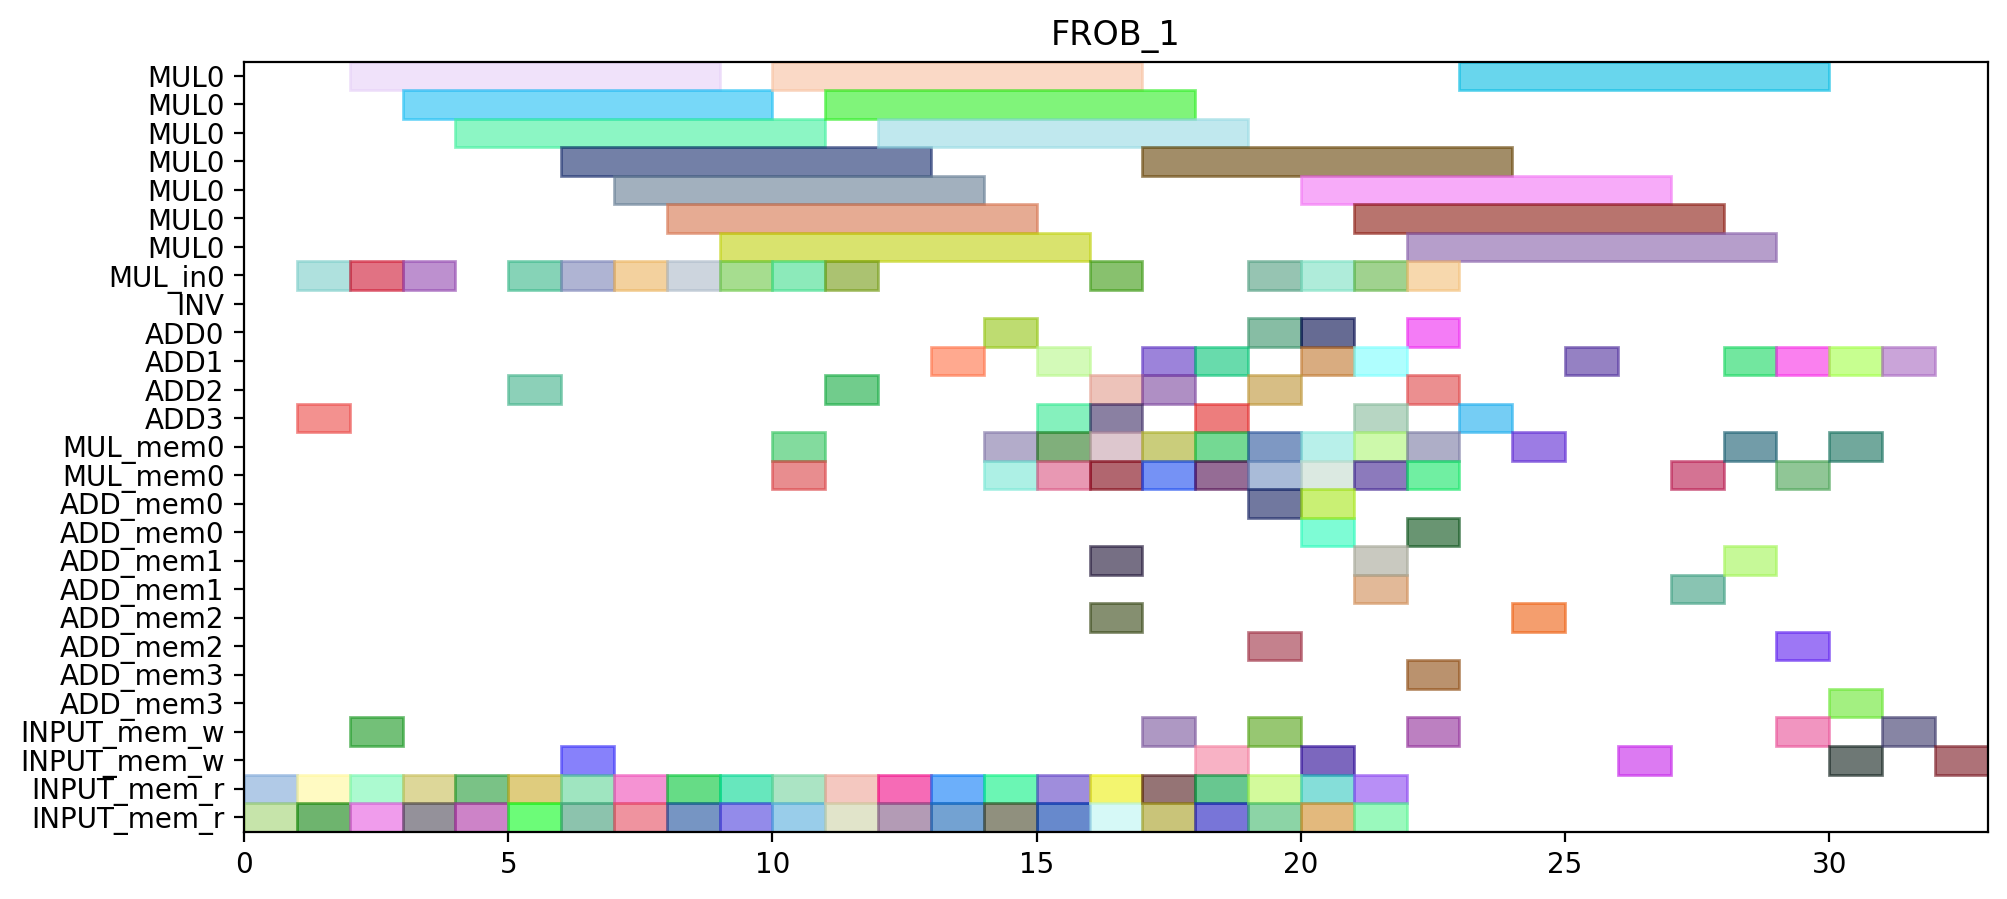

Here is the Python script that generated this plot:
from pyschedule import Scenario, solvers, plotters, alt


def solve():
	horizon = 113
	S = Scenario("FROB_1", horizon=horizon)

	# resource
	MUL = S.Resources('MUL', num=1, size=7)
	MUL_in = S.Resources('MUL_in', num=1)
	INV = S.Resource('INV')
	ADD = S.Resources('ADD', num=4, periods=range(1, horizon))
	MUL_mem = S.Resources('MUL_mem', num=1, size=2)
	ADD_mem = S.Resources('ADD_mem', num=4, size=2)
	INPUT_mem_w = S.Resource('INPUT_mem_w', size=2)
	INPUT_mem_r = S.Resource('INPUT_mem_r', size=2)

	# result of previous scheduling
	c000_mem0 = S.Task('c000_mem0', length=1, delay_cost=1)
	S += c000_mem0 >= 0
	c000_mem0 += INPUT_mem_r

	c000_mem1 = S.Task('c000_mem1', length=1, delay_cost=1)
	S += c000_mem1 >= 0
	c000_mem1 += INPUT_mem_r

	c000 = S.Task('c000', length=1, delay_cost=1)
	S += c000 >= 1
	c000 += ADD[3]

	c10_t0_in = S.Task('c10_t0_in', length=1, delay_cost=1)
	S += c10_t0_in >= 1
	c10_t0_in += MUL_in[0]

	c10_t0_mem0 = S.Task('c10_t0_mem0', length=1, delay_cost=1)
	S += c10_t0_mem0 >= 1
	c10_t0_mem0 += INPUT_mem_r

	c10_t0_mem1 = S.Task('c10_t0_mem1', length=1, delay_cost=1)
	S += c10_t0_mem1 >= 1
	c10_t0_mem1 += INPUT_mem_r

	c000_w = S.Task('c000_w', length=1, delay_cost=1)
	S += c000_w >= 2
	c000_w += INPUT_mem_w

	c10_t0 = S.Task('c10_t0', length=7, delay_cost=1)
	S += c10_t0 >= 2
	c10_t0 += MUL[0]

	c11_t0_in = S.Task('c11_t0_in', length=1, delay_cost=1)
	S += c11_t0_in >= 2
	c11_t0_in += MUL_in[0]

	c11_t0_mem0 = S.Task('c11_t0_mem0', length=1, delay_cost=1)
	S += c11_t0_mem0 >= 2
	c11_t0_mem0 += INPUT_mem_r

	c11_t0_mem1 = S.Task('c11_t0_mem1', length=1, delay_cost=1)
	S += c11_t0_mem1 >= 2
	c11_t0_mem1 += INPUT_mem_r

	c11_t0 = S.Task('c11_t0', length=7, delay_cost=1)
	S += c11_t0 >= 3
	c11_t0 += MUL[0]

	c11_t1_in = S.Task('c11_t1_in', length=1, delay_cost=1)
	S += c11_t1_in >= 3
	c11_t1_in += MUL_in[0]

	c11_t1_mem0 = S.Task('c11_t1_mem0', length=1, delay_cost=1)
	S += c11_t1_mem0 >= 3
	c11_t1_mem0 += INPUT_mem_r

	c11_t1_mem1 = S.Task('c11_t1_mem1', length=1, delay_cost=1)
	S += c11_t1_mem1 >= 3
	c11_t1_mem1 += INPUT_mem_r

	c001_mem0 = S.Task('c001_mem0', length=1, delay_cost=1)
	S += c001_mem0 >= 4
	c001_mem0 += INPUT_mem_r

	c001_mem1 = S.Task('c001_mem1', length=1, delay_cost=1)
	S += c001_mem1 >= 4
	c001_mem1 += INPUT_mem_r

	c11_t1 = S.Task('c11_t1', length=7, delay_cost=1)
	S += c11_t1 >= 4
	c11_t1 += MUL[0]

	c001 = S.Task('c001', length=1, delay_cost=1)
	S += c001 >= 5
	c001 += ADD[2]

	c20_t0_in = S.Task('c20_t0_in', length=1, delay_cost=1)
	S += c20_t0_in >= 5
	c20_t0_in += MUL_in[0]

	c20_t0_mem0 = S.Task('c20_t0_mem0', length=1, delay_cost=1)
	S += c20_t0_mem0 >= 5
	c20_t0_mem0 += INPUT_mem_r

	c20_t0_mem1 = S.Task('c20_t0_mem1', length=1, delay_cost=1)
	S += c20_t0_mem1 >= 5
	c20_t0_mem1 += INPUT_mem_r

	c001_w = S.Task('c001_w', length=1, delay_cost=1)
	S += c001_w >= 6
	c001_w += INPUT_mem_w

	c20_t0 = S.Task('c20_t0', length=7, delay_cost=1)
	S += c20_t0 >= 6
	c20_t0 += MUL[0]

	c21_t0_in = S.Task('c21_t0_in', length=1, delay_cost=1)
	S += c21_t0_in >= 6
	c21_t0_in += MUL_in[0]

	c21_t0_mem0 = S.Task('c21_t0_mem0', length=1, delay_cost=1)
	S += c21_t0_mem0 >= 6
	c21_t0_mem0 += INPUT_mem_r

	c21_t0_mem1 = S.Task('c21_t0_mem1', length=1, delay_cost=1)
	S += c21_t0_mem1 >= 6
	c21_t0_mem1 += INPUT_mem_r

	c21_t0 = S.Task('c21_t0', length=7, delay_cost=1)
	S += c21_t0 >= 7
	c21_t0 += MUL[0]

	c21_t1_in = S.Task('c21_t1_in', length=1, delay_cost=1)
	S += c21_t1_in >= 7
	c21_t1_in += MUL_in[0]

	c21_t1_mem0 = S.Task('c21_t1_mem0', length=1, delay_cost=1)
	S += c21_t1_mem0 >= 7
	c21_t1_mem0 += INPUT_mem_r

	c21_t1_mem1 = S.Task('c21_t1_mem1', length=1, delay_cost=1)
	S += c21_t1_mem1 >= 7
	c21_t1_mem1 += INPUT_mem_r

	c20_t1_in = S.Task('c20_t1_in', length=1, delay_cost=1)
	S += c20_t1_in >= 8
	c20_t1_in += MUL_in[0]

	c20_t1_mem0 = S.Task('c20_t1_mem0', length=1, delay_cost=1)
	S += c20_t1_mem0 >= 8
	c20_t1_mem0 += INPUT_mem_r

	c20_t1_mem1 = S.Task('c20_t1_mem1', length=1, delay_cost=1)
	S += c20_t1_mem1 >= 8
	c20_t1_mem1 += INPUT_mem_r

	c21_t1 = S.Task('c21_t1', length=7, delay_cost=1)
	S += c21_t1 >= 8
	c21_t1 += MUL[0]

	c10_t1_in = S.Task('c10_t1_in', length=1, delay_cost=1)
	S += c10_t1_in >= 9
	c10_t1_in += MUL_in[0]

	c10_t1_mem0 = S.Task('c10_t1_mem0', length=1, delay_cost=1)
	S += c10_t1_mem0 >= 9
	c10_t1_mem0 += INPUT_mem_r

	c10_t1_mem1 = S.Task('c10_t1_mem1', length=1, delay_cost=1)
	S += c10_t1_mem1 >= 9
	c10_t1_mem1 += INPUT_mem_r

	c20_t1 = S.Task('c20_t1', length=7, delay_cost=1)
	S += c20_t1 >= 9
	c20_t1 += MUL[0]

	c01_t1_in = S.Task('c01_t1_in', length=1, delay_cost=1)
	S += c01_t1_in >= 10
	c01_t1_in += MUL_in[0]

	c01_t1_mem0 = S.Task('c01_t1_mem0', length=1, delay_cost=1)
	S += c01_t1_mem0 >= 10
	c01_t1_mem0 += INPUT_mem_r

	c01_t1_mem1 = S.Task('c01_t1_mem1', length=1, delay_cost=1)
	S += c01_t1_mem1 >= 10
	c01_t1_mem1 += INPUT_mem_r

	c10_t1 = S.Task('c10_t1', length=7, delay_cost=1)
	S += c10_t1 >= 10
	c10_t1 += MUL[0]

	c01_t0_in = S.Task('c01_t0_in', length=1, delay_cost=1)
	S += c01_t0_in >= 11
	c01_t0_in += MUL_in[0]

	c01_t0_mem0 = S.Task('c01_t0_mem0', length=1, delay_cost=1)
	S += c01_t0_mem0 >= 11
	c01_t0_mem0 += INPUT_mem_r

	c01_t0_mem1 = S.Task('c01_t0_mem1', length=1, delay_cost=1)
	S += c01_t0_mem1 >= 11
	c01_t0_mem1 += INPUT_mem_r

	c01_t1 = S.Task('c01_t1', length=7, delay_cost=1)
	S += c01_t1 >= 11
	c01_t1 += MUL[0]

	c01_t0 = S.Task('c01_t0', length=7, delay_cost=1)
	S += c01_t0 >= 12
	c01_t0 += MUL[0]

	c20_t3_mem0 = S.Task('c20_t3_mem0', length=1, delay_cost=1)
	S += c20_t3_mem0 >= 12
	c20_t3_mem0 += INPUT_mem_r

	c20_t3_mem1 = S.Task('c20_t3_mem1', length=1, delay_cost=1)
	S += c20_t3_mem1 >= 12
	c20_t3_mem1 += INPUT_mem_r

	c01_t2_mem0 = S.Task('c01_t2_mem0', length=1, delay_cost=1)
	S += c01_t2_mem0 >= 13
	c01_t2_mem0 += INPUT_mem_r

	c01_t2_mem1 = S.Task('c01_t2_mem1', length=1, delay_cost=1)
	S += c01_t2_mem1 >= 13
	c01_t2_mem1 += INPUT_mem_r

	c20_t3 = S.Task('c20_t3', length=1, delay_cost=1)
	S += c20_t3 >= 13
	c20_t3 += ADD[1]

	c01_t2 = S.Task('c01_t2', length=1, delay_cost=1)
	S += c01_t2 >= 14
	c01_t2 += ADD[0]

	c10_t2_mem0 = S.Task('c10_t2_mem0', length=1, delay_cost=1)
	S += c10_t2_mem0 >= 14
	c10_t2_mem0 += INPUT_mem_r

	c10_t2_mem1 = S.Task('c10_t2_mem1', length=1, delay_cost=1)
	S += c10_t2_mem1 >= 14
	c10_t2_mem1 += INPUT_mem_r

	c10_t2 = S.Task('c10_t2', length=1, delay_cost=1)
	S += c10_t2 >= 15
	c10_t2 += ADD[3]

	c20_t2_mem0 = S.Task('c20_t2_mem0', length=1, delay_cost=1)
	S += c20_t2_mem0 >= 15
	c20_t2_mem0 += INPUT_mem_r

	c20_t2_mem1 = S.Task('c20_t2_mem1', length=1, delay_cost=1)
	S += c20_t2_mem1 >= 15
	c20_t2_mem1 += INPUT_mem_r

	c20_t2 = S.Task('c20_t2', length=1, delay_cost=1)
	S += c20_t2 >= 16
	c20_t2 += ADD[2]

	c21_t2_mem0 = S.Task('c21_t2_mem0', length=1, delay_cost=1)
	S += c21_t2_mem0 >= 16
	c21_t2_mem0 += INPUT_mem_r

	c21_t2_mem1 = S.Task('c21_t2_mem1', length=1, delay_cost=1)
	S += c21_t2_mem1 >= 16
	c21_t2_mem1 += INPUT_mem_r

	c11_t3_mem0 = S.Task('c11_t3_mem0', length=1, delay_cost=1)
	S += c11_t3_mem0 >= 17
	c11_t3_mem0 += INPUT_mem_r

	c11_t3_mem1 = S.Task('c11_t3_mem1', length=1, delay_cost=1)
	S += c11_t3_mem1 >= 17
	c11_t3_mem1 += INPUT_mem_r

	c21_t2 = S.Task('c21_t2', length=1, delay_cost=1)
	S += c21_t2 >= 17
	c21_t2 += ADD[2]

	c11_t3 = S.Task('c11_t3', length=1, delay_cost=1)
	S += c11_t3 >= 18
	c11_t3 += ADD[1]

	c21_t3_mem0 = S.Task('c21_t3_mem0', length=1, delay_cost=1)
	S += c21_t3_mem0 >= 18
	c21_t3_mem0 += INPUT_mem_r

	c21_t3_mem1 = S.Task('c21_t3_mem1', length=1, delay_cost=1)
	S += c21_t3_mem1 >= 18
	c21_t3_mem1 += INPUT_mem_r

	c01_t3_mem0 = S.Task('c01_t3_mem0', length=1, delay_cost=1)
	S += c01_t3_mem0 >= 19
	c01_t3_mem0 += INPUT_mem_r

	c01_t3_mem1 = S.Task('c01_t3_mem1', length=1, delay_cost=1)
	S += c01_t3_mem1 >= 19
	c01_t3_mem1 += INPUT_mem_r

	c21_t3 = S.Task('c21_t3', length=1, delay_cost=1)
	S += c21_t3 >= 19
	c21_t3 += ADD[0]

	c01_t3 = S.Task('c01_t3', length=1, delay_cost=1)
	S += c01_t3 >= 20
	c01_t3 += ADD[0]

	c11_t2_mem0 = S.Task('c11_t2_mem0', length=1, delay_cost=1)
	S += c11_t2_mem0 >= 20
	c11_t2_mem0 += INPUT_mem_r

	c11_t2_mem1 = S.Task('c11_t2_mem1', length=1, delay_cost=1)
	S += c11_t2_mem1 >= 20
	c11_t2_mem1 += INPUT_mem_r

	c10_t3_mem0 = S.Task('c10_t3_mem0', length=1, delay_cost=1)
	S += c10_t3_mem0 >= 21
	c10_t3_mem0 += INPUT_mem_r

	c10_t3_mem1 = S.Task('c10_t3_mem1', length=1, delay_cost=1)
	S += c10_t3_mem1 >= 21
	c10_t3_mem1 += INPUT_mem_r

	c11_t2 = S.Task('c11_t2', length=1, delay_cost=1)
	S += c11_t2 >= 21
	c11_t2 += ADD[1]

	c10_t3 = S.Task('c10_t3', length=1, delay_cost=1)
	S += c10_t3 >= 22
	c10_t3 += ADD[0]


	# new tasks
	c10_t4_in = S.Task('c10_t4_in', length=1, delay_cost=1)
	c10_t4_in += alt(MUL_in)
	c10_t4 = S.Task('c10_t4', length=7, delay_cost=1)
	c10_t4 += alt(MUL)
	S += c10_t4>=c10_t4_in

	c10_t4_mem0 = S.Task('c10_t4_mem0', length=1, delay_cost=1)
	c10_t4_mem0 += ADD_mem[3]
	S += 15 < c10_t4_mem0
	S += c10_t4_mem0 <= c10_t4

	c10_t4_mem1 = S.Task('c10_t4_mem1', length=1, delay_cost=1)
	c10_t4_mem1 += ADD_mem[0]
	S += 22 < c10_t4_mem1
	S += c10_t4_mem1 <= c10_t4

	c100 = S.Task('c100', length=1, delay_cost=1)
	c100 += alt(ADD)

	S += 15<c100

	c100_mem0 = S.Task('c100_mem0', length=1, delay_cost=1)
	c100_mem0 += MUL_mem[0]
	S += 8 < c100_mem0
	S += c100_mem0 <= c100

	c100_mem1 = S.Task('c100_mem1', length=1, delay_cost=1)
	c100_mem1 += MUL_mem[0]
	S += 16 < c100_mem1
	S += c100_mem1 <= c100

	c100_w = S.Task('c100_w', length=1, delay_cost=1)
	c100_w += alt(INPUT_mem_w)
	S += c100 <= c100_w

	c10_t5 = S.Task('c10_t5', length=1, delay_cost=1)
	c10_t5 += alt(ADD)

	c10_t5_mem0 = S.Task('c10_t5_mem0', length=1, delay_cost=1)
	c10_t5_mem0 += MUL_mem[0]
	S += 8 < c10_t5_mem0
	S += c10_t5_mem0 <= c10_t5

	c10_t5_mem1 = S.Task('c10_t5_mem1', length=1, delay_cost=1)
	c10_t5_mem1 += MUL_mem[0]
	S += 16 < c10_t5_mem1
	S += c10_t5_mem1 <= c10_t5

	c20_t4_in = S.Task('c20_t4_in', length=1, delay_cost=1)
	c20_t4_in += alt(MUL_in)
	c20_t4 = S.Task('c20_t4', length=7, delay_cost=1)
	c20_t4 += alt(MUL)
	S += c20_t4>=c20_t4_in

	c20_t4_mem0 = S.Task('c20_t4_mem0', length=1, delay_cost=1)
	c20_t4_mem0 += ADD_mem[2]
	S += 16 < c20_t4_mem0
	S += c20_t4_mem0 <= c20_t4

	c20_t4_mem1 = S.Task('c20_t4_mem1', length=1, delay_cost=1)
	c20_t4_mem1 += ADD_mem[1]
	S += 13 < c20_t4_mem1
	S += c20_t4_mem1 <= c20_t4

	c200 = S.Task('c200', length=1, delay_cost=1)
	c200 += alt(ADD)

	S += 16<c200

	c200_mem0 = S.Task('c200_mem0', length=1, delay_cost=1)
	c200_mem0 += MUL_mem[0]
	S += 12 < c200_mem0
	S += c200_mem0 <= c200

	c200_mem1 = S.Task('c200_mem1', length=1, delay_cost=1)
	c200_mem1 += MUL_mem[0]
	S += 15 < c200_mem1
	S += c200_mem1 <= c200

	c200_w = S.Task('c200_w', length=1, delay_cost=1)
	c200_w += alt(INPUT_mem_w)
	S += c200 <= c200_w

	c20_t5 = S.Task('c20_t5', length=1, delay_cost=1)
	c20_t5 += alt(ADD)

	c20_t5_mem0 = S.Task('c20_t5_mem0', length=1, delay_cost=1)
	c20_t5_mem0 += MUL_mem[0]
	S += 12 < c20_t5_mem0
	S += c20_t5_mem0 <= c20_t5

	c20_t5_mem1 = S.Task('c20_t5_mem1', length=1, delay_cost=1)
	c20_t5_mem1 += MUL_mem[0]
	S += 15 < c20_t5_mem1
	S += c20_t5_mem1 <= c20_t5

	c01_t4_in = S.Task('c01_t4_in', length=1, delay_cost=1)
	c01_t4_in += alt(MUL_in)
	c01_t4 = S.Task('c01_t4', length=7, delay_cost=1)
	c01_t4 += alt(MUL)
	S += c01_t4>=c01_t4_in

	c01_t4_mem0 = S.Task('c01_t4_mem0', length=1, delay_cost=1)
	c01_t4_mem0 += ADD_mem[0]
	S += 14 < c01_t4_mem0
	S += c01_t4_mem0 <= c01_t4

	c01_t4_mem1 = S.Task('c01_t4_mem1', length=1, delay_cost=1)
	c01_t4_mem1 += ADD_mem[0]
	S += 20 < c01_t4_mem1
	S += c01_t4_mem1 <= c01_t4

	c010 = S.Task('c010', length=1, delay_cost=1)
	c010 += alt(ADD)

	S += 14<c010

	c010_mem0 = S.Task('c010_mem0', length=1, delay_cost=1)
	c010_mem0 += MUL_mem[0]
	S += 18 < c010_mem0
	S += c010_mem0 <= c010

	c010_mem1 = S.Task('c010_mem1', length=1, delay_cost=1)
	c010_mem1 += MUL_mem[0]
	S += 17 < c010_mem1
	S += c010_mem1 <= c010

	c010_w = S.Task('c010_w', length=1, delay_cost=1)
	c010_w += alt(INPUT_mem_w)
	S += c010 <= c010_w

	c01_t5 = S.Task('c01_t5', length=1, delay_cost=1)
	c01_t5 += alt(ADD)

	c01_t5_mem0 = S.Task('c01_t5_mem0', length=1, delay_cost=1)
	c01_t5_mem0 += MUL_mem[0]
	S += 18 < c01_t5_mem0
	S += c01_t5_mem0 <= c01_t5

	c01_t5_mem1 = S.Task('c01_t5_mem1', length=1, delay_cost=1)
	c01_t5_mem1 += MUL_mem[0]
	S += 17 < c01_t5_mem1
	S += c01_t5_mem1 <= c01_t5

	c11_t4_in = S.Task('c11_t4_in', length=1, delay_cost=1)
	c11_t4_in += alt(MUL_in)
	c11_t4 = S.Task('c11_t4', length=7, delay_cost=1)
	c11_t4 += alt(MUL)
	S += c11_t4>=c11_t4_in

	c11_t4_mem0 = S.Task('c11_t4_mem0', length=1, delay_cost=1)
	c11_t4_mem0 += ADD_mem[1]
	S += 21 < c11_t4_mem0
	S += c11_t4_mem0 <= c11_t4

	c11_t4_mem1 = S.Task('c11_t4_mem1', length=1, delay_cost=1)
	c11_t4_mem1 += ADD_mem[1]
	S += 18 < c11_t4_mem1
	S += c11_t4_mem1 <= c11_t4

	c110 = S.Task('c110', length=1, delay_cost=1)
	c110 += alt(ADD)

	S += 21<c110

	c110_mem0 = S.Task('c110_mem0', length=1, delay_cost=1)
	c110_mem0 += MUL_mem[0]
	S += 9 < c110_mem0
	S += c110_mem0 <= c110

	c110_mem1 = S.Task('c110_mem1', length=1, delay_cost=1)
	c110_mem1 += MUL_mem[0]
	S += 10 < c110_mem1
	S += c110_mem1 <= c110

	c110_w = S.Task('c110_w', length=1, delay_cost=1)
	c110_w += alt(INPUT_mem_w)
	S += c110 <= c110_w

	c11_t5 = S.Task('c11_t5', length=1, delay_cost=1)
	c11_t5 += alt(ADD)

	c11_t5_mem0 = S.Task('c11_t5_mem0', length=1, delay_cost=1)
	c11_t5_mem0 += MUL_mem[0]
	S += 9 < c11_t5_mem0
	S += c11_t5_mem0 <= c11_t5

	c11_t5_mem1 = S.Task('c11_t5_mem1', length=1, delay_cost=1)
	c11_t5_mem1 += MUL_mem[0]
	S += 10 < c11_t5_mem1
	S += c11_t5_mem1 <= c11_t5

	c21_t4_in = S.Task('c21_t4_in', length=1, delay_cost=1)
	c21_t4_in += alt(MUL_in)
	c21_t4 = S.Task('c21_t4', length=7, delay_cost=1)
	c21_t4 += alt(MUL)
	S += c21_t4>=c21_t4_in

	c21_t4_mem0 = S.Task('c21_t4_mem0', length=1, delay_cost=1)
	c21_t4_mem0 += ADD_mem[2]
	S += 17 < c21_t4_mem0
	S += c21_t4_mem0 <= c21_t4

	c21_t4_mem1 = S.Task('c21_t4_mem1', length=1, delay_cost=1)
	c21_t4_mem1 += ADD_mem[0]
	S += 19 < c21_t4_mem1
	S += c21_t4_mem1 <= c21_t4

	c210 = S.Task('c210', length=1, delay_cost=1)
	c210 += alt(ADD)

	S += 17<c210

	c210_mem0 = S.Task('c210_mem0', length=1, delay_cost=1)
	c210_mem0 += MUL_mem[0]
	S += 13 < c210_mem0
	S += c210_mem0 <= c210

	c210_mem1 = S.Task('c210_mem1', length=1, delay_cost=1)
	c210_mem1 += MUL_mem[0]
	S += 14 < c210_mem1
	S += c210_mem1 <= c210

	c210_w = S.Task('c210_w', length=1, delay_cost=1)
	c210_w += alt(INPUT_mem_w)
	S += c210 <= c210_w

	c21_t5 = S.Task('c21_t5', length=1, delay_cost=1)
	c21_t5 += alt(ADD)

	c21_t5_mem0 = S.Task('c21_t5_mem0', length=1, delay_cost=1)
	c21_t5_mem0 += MUL_mem[0]
	S += 13 < c21_t5_mem0
	S += c21_t5_mem0 <= c21_t5

	c21_t5_mem1 = S.Task('c21_t5_mem1', length=1, delay_cost=1)
	c21_t5_mem1 += MUL_mem[0]
	S += 14 < c21_t5_mem1
	S += c21_t5_mem1 <= c21_t5

	c101 = S.Task('c101', length=1, delay_cost=1)
	c101 += alt(ADD)

	S += 15<c101

	c101_mem0 = S.Task('c101_mem0', length=1, delay_cost=1)
	c101_mem0 += alt(MUL_mem)
	S += (c10_t4*MUL[0]) < c101_mem0*MUL_mem[0]
	S += c101_mem0 <= c101

	c101_mem1 = S.Task('c101_mem1', length=1, delay_cost=1)
	c101_mem1 += alt(ADD_mem)
	S += (c10_t5*ADD[0]) < c101_mem1*ADD_mem[0]
	S += (c10_t5*ADD[1]) < c101_mem1*ADD_mem[1]
	S += (c10_t5*ADD[2]) < c101_mem1*ADD_mem[2]
	S += (c10_t5*ADD[3]) < c101_mem1*ADD_mem[3]
	S += c101_mem1 <= c101

	c101_w = S.Task('c101_w', length=1, delay_cost=1)
	c101_w += alt(INPUT_mem_w)
	S += c101 <= c101_w

	c201 = S.Task('c201', length=1, delay_cost=1)
	c201 += alt(ADD)

	S += 16<c201

	c201_mem0 = S.Task('c201_mem0', length=1, delay_cost=1)
	c201_mem0 += alt(MUL_mem)
	S += (c20_t4*MUL[0]) < c201_mem0*MUL_mem[0]
	S += c201_mem0 <= c201

	c201_mem1 = S.Task('c201_mem1', length=1, delay_cost=1)
	c201_mem1 += alt(ADD_mem)
	S += (c20_t5*ADD[0]) < c201_mem1*ADD_mem[0]
	S += (c20_t5*ADD[1]) < c201_mem1*ADD_mem[1]
	S += (c20_t5*ADD[2]) < c201_mem1*ADD_mem[2]
	S += (c20_t5*ADD[3]) < c201_mem1*ADD_mem[3]
	S += c201_mem1 <= c201

	c201_w = S.Task('c201_w', length=1, delay_cost=1)
	c201_w += alt(INPUT_mem_w)
	S += c201 <= c201_w

	c011 = S.Task('c011', length=1, delay_cost=1)
	c011 += alt(ADD)

	S += 14<c011

	c011_mem0 = S.Task('c011_mem0', length=1, delay_cost=1)
	c011_mem0 += alt(MUL_mem)
	S += (c01_t4*MUL[0]) < c011_mem0*MUL_mem[0]
	S += c011_mem0 <= c011

	c011_mem1 = S.Task('c011_mem1', length=1, delay_cost=1)
	c011_mem1 += alt(ADD_mem)
	S += (c01_t5*ADD[0]) < c011_mem1*ADD_mem[0]
	S += (c01_t5*ADD[1]) < c011_mem1*ADD_mem[1]
	S += (c01_t5*ADD[2]) < c011_mem1*ADD_mem[2]
	S += (c01_t5*ADD[3]) < c011_mem1*ADD_mem[3]
	S += c011_mem1 <= c011

	c011_w = S.Task('c011_w', length=1, delay_cost=1)
	c011_w += alt(INPUT_mem_w)
	S += c011 <= c011_w

	c111 = S.Task('c111', length=1, delay_cost=1)
	c111 += alt(ADD)

	S += 21<c111

	c111_mem0 = S.Task('c111_mem0', length=1, delay_cost=1)
	c111_mem0 += alt(MUL_mem)
	S += (c11_t4*MUL[0]) < c111_mem0*MUL_mem[0]
	S += c111_mem0 <= c111

	c111_mem1 = S.Task('c111_mem1', length=1, delay_cost=1)
	c111_mem1 += alt(ADD_mem)
	S += (c11_t5*ADD[0]) < c111_mem1*ADD_mem[0]
	S += (c11_t5*ADD[1]) < c111_mem1*ADD_mem[1]
	S += (c11_t5*ADD[2]) < c111_mem1*ADD_mem[2]
	S += (c11_t5*ADD[3]) < c111_mem1*ADD_mem[3]
	S += c111_mem1 <= c111

	c111_w = S.Task('c111_w', length=1, delay_cost=1)
	c111_w += alt(INPUT_mem_w)
	S += c111 <= c111_w

	c211 = S.Task('c211', length=1, delay_cost=1)
	c211 += alt(ADD)

	S += 17<c211

	c211_mem0 = S.Task('c211_mem0', length=1, delay_cost=1)
	c211_mem0 += alt(MUL_mem)
	S += (c21_t4*MUL[0]) < c211_mem0*MUL_mem[0]
	S += c211_mem0 <= c211

	c211_mem1 = S.Task('c211_mem1', length=1, delay_cost=1)
	c211_mem1 += alt(ADD_mem)
	S += (c21_t5*ADD[0]) < c211_mem1*ADD_mem[0]
	S += (c21_t5*ADD[1]) < c211_mem1*ADD_mem[1]
	S += (c21_t5*ADD[2]) < c211_mem1*ADD_mem[2]
	S += (c21_t5*ADD[3]) < c211_mem1*ADD_mem[3]
	S += c211_mem1 <= c211

	c211_w = S.Task('c211_w', length=1, delay_cost=1)
	c211_w += alt(INPUT_mem_w)
	S += c211 <= c211_w

	solvers.mip.solve(S,msg=1,kind='CPLEX',ratio_gap=1.01)

	solution = [['hoge']*len(S.solution()[1]) for i in range(len(S.solution()))]
	for i in range(len(S.solution())):
		for j in range(len(S.solution()[i])):
			solution[i][j]=str(S.solution()[i][j])
	print(solution)

	cycles = int(solution[-1][3])

	pic_file_name = "/home/mfukuda/pairing_automation_design2/bls12-461/scheduling/FROB_mul1_add4/FROB_1.png"
	if(S.solution() != []):
		plotters.matplotlib.plot(S,img_filename=pic_file_name, vertical_text=True, fig_size=(cycles*0.25+3, 5), show_task_labels=False)

	return solution
